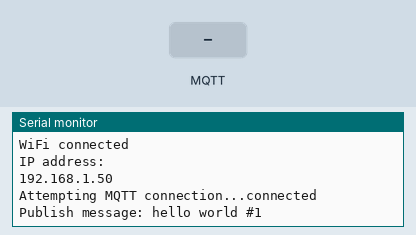
A sketch run on a simulated ESP8266 (NodeMCU). Shown: the last lines printed to the serial monitor. The inputs (shaded band) are chosen by the test bench. WiFi joins after 1.5 s; servers stay silent unless stated; no MQTT or app messages arrive unless stated.

Above: at 2.7 s.
2.8 s: MQTT message "1" arrives on the first subscribed topic
At 3.4 s:
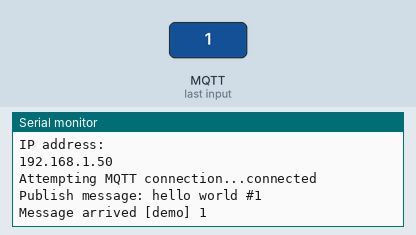
4.3 s: MQTT message "on" arrives on the first subscribed topic
At 5.5 s:
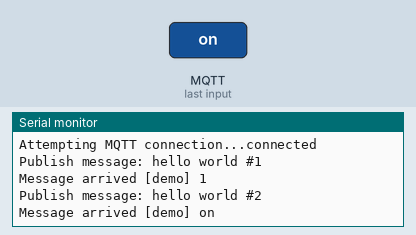
5.8 s: MQTT message "off" arrives on the first subscribed topic
At 5.96 s:
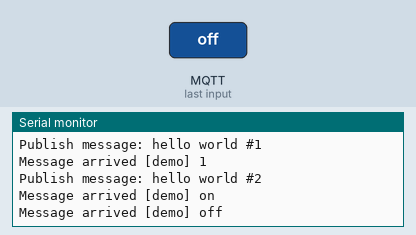
Timing chart, 0 to 8.8 s (numbered marks = the images above; inputs shaded):
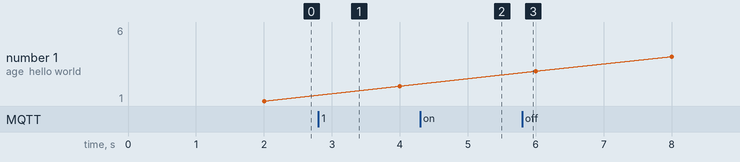

Measured:
- after the input at 2.8 s, the serial monitor: prints a new line at once (image 1)
- after the input at 4.3 s, the serial monitor: prints a new line at once (image 2)
- after the input at 5.8 s, the serial monitor: prints a new line at once (image 3)

The sketch:

mqtt.ino
```cpp
#include <ESP8266WiFi.h>
#include <PubSubClient.h>
#include<string>
#define ssid "Tang 5"
#define password "55555555"
#define mqtt_server "m10.cloudmqtt.com"
#define mqtt_topic_pub "demo"
#define mqtt_topic_sub "demo"
#define mqtt_user "kzfqglrk"
#define mqtt_pwd "W0PM8GLTBDxC"
const uint16_t mqtt_port = 16963;
String inString = "";

WiFiClient espClient;// Tạo đối tượng wificlient
PubSubClient client(espClient);// Khai báo là client có thuộc tính của PubSubClient
long lastMsg = 0;
char msg[50];
int value = 0;

void setup_wifi() {
  delay(10);
  // We start by connecting to a WiFi network
  Serial.println();
  Serial.print("Connecting to ");
  Serial.println(ssid);
  WiFi.begin(ssid, password);
  while (WiFi.status() != WL_CONNECTED) {
    delay(500);
    Serial.print(".");
  }
  Serial.println("");
  Serial.println("WiFi connected");
  Serial.println("IP address: ");
  Serial.println(WiFi.localIP());
}

void callback(char* topic, byte* payload, unsigned int length) {
  Serial.print("Message arrived [");
  Serial.print(topic);
  Serial.print("] ");
  for (int i = 0; i < length; i++) {
    Serial.print((char)payload[i]);
  }
  Serial.println();
}

void setup() {
  // put your setup code here, to run once:
  Serial.begin(115200);
  setup_wifi(); // Hàm tự viết ở dưới để kết nối wifi
  client.setServer(mqtt_server, mqtt_port);// Hàm kết nối vào mqtt server
  client.setCallback(callback);
}


void reconnect() {
  // Loop until we're reconnected
  while (!client.connected()) {// Nếu chưa kết nối
    Serial.print("Attempting MQTT connection..."); // thì in ra dòng này
    // Attempt to connect
    if (client.connect("ESP8266Client",mqtt_user, mqtt_pwd)) { //nếu kết nối đúng
      Serial.println("connected");// in ra là đã kết nối
      // Once connected, publish an announcement...
      client.publish(mqtt_topic_pub, "ESP_reconnected");// rồi gửi lên broker là ESP_reconnected
      // ... and resubscribe
      client.subscribe(mqtt_topic_sub);// và lại hóng tin từ broker
    } else {
      Serial.print("failed, rc="); // còn nếu không thì in ra cái thất bại
      Serial.print(client.state());// in ra trạng thái của client
      Serial.println(" try again in 5 seconds");
      // Wait 5 seconds before retrying
      delay(5000);
    }
  }
}


void loop() {
  // put your main code here, to run repeatedly:
 if (!client.connected()) {
    reconnect();
  }
  client.loop();
  long now = millis();// gán thời gian bây giờ là millis
  if (now - lastMsg > 2000) {// Cái này là cứ 2s
    lastMsg = now;
    ++value;// giá trị được cộng 1
    snprintf (msg, 75, "hello world #%ld", value);// cái này là kiểu như gán giá trị của biến mảng mgs với kích thức là 75 , hello word rồi giá trị đc thay vào %d
    Serial.print("Publish message: ");
    Serial.println(msg);
    client.publish(mqtt_topic_pub, msg);// đẩy lên broker
  }
}
```
